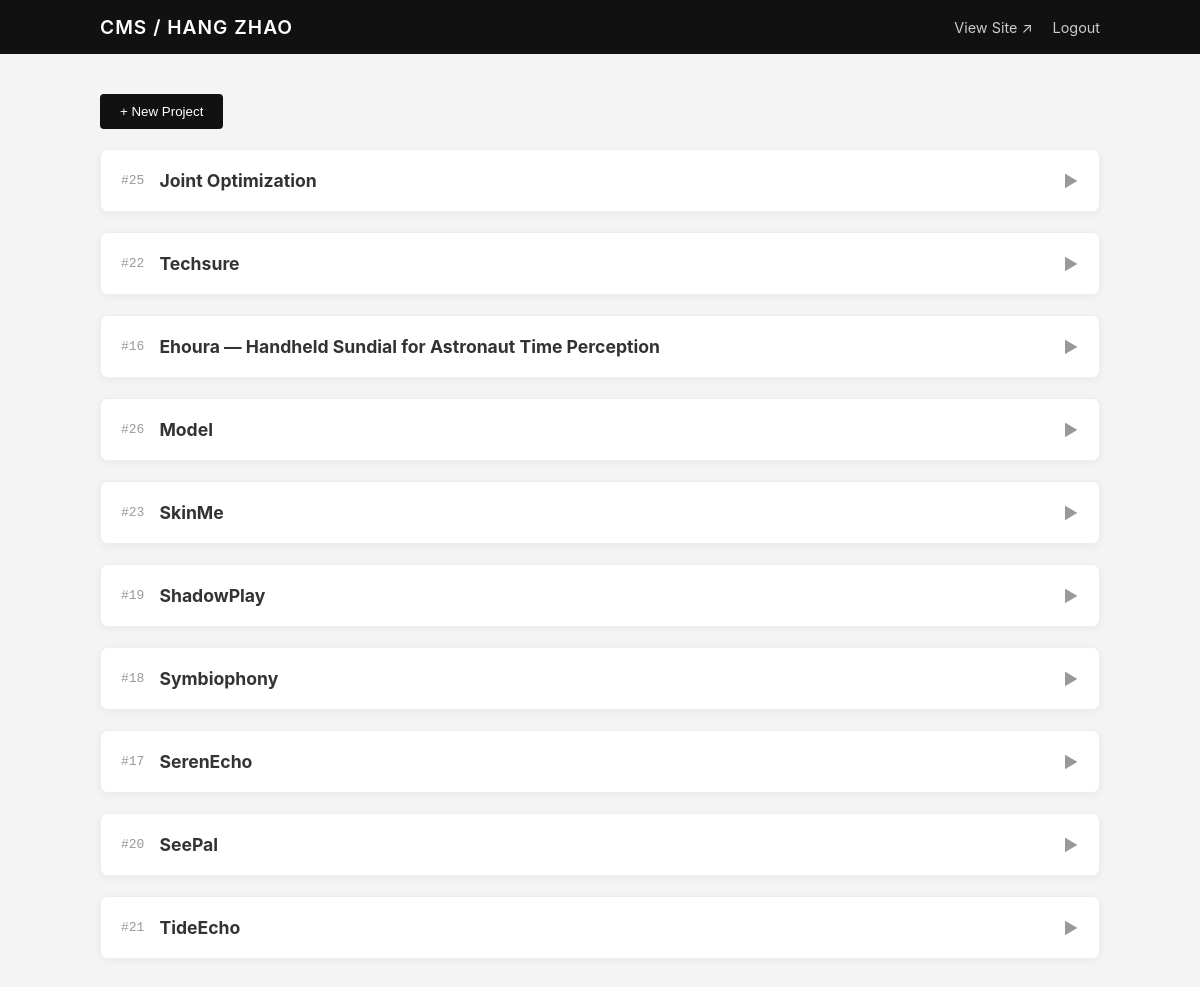
/admin.php (signed in), run on the app's committed database.
### tables this page shows
CREATE TABLE projects (
      id INTEGER PRIMARY KEY AUTOINCREMENT,
      title TEXT NOT NULL,
      slug TEXT UNIQUE,
      description TEXT,
      tags TEXT,                 -- 逗号分隔，或存 JSON
      image_url TEXT,            -- 首图
      gallery_json TEXT,         -- 其他图 JSON 数组
      meta_json TEXT,            -- 可扩展的结构化元数据（JSON），用于 subtitle/links/tools/process 等
      url TEXT,                  -- 外链（Behance/GitHub/视频等）
       year INTEGER,
       month INTEGER,
      featured INTEGER DEFAULT 0,
      order_index INTEGER DEFAULT 0,
      created_at TEXT NOT NULL,
      updated_at TEXT NOT NULL
    , background_problem TEXT, design_goals TEXT, solution_overview TEXT, interaction_design TEXT, pipeline TEXT, prototype_highlights TEXT, usability_testing TEXT, outcomes TEXT, ethics TEXT, next_steps TEXT, media_notes TEXT, acknowledgements TEXT, contact TEXT, subtitle TEXT, links TEXT, tools TEXT, hero_media TEXT);

### src/config.php (called while the page is built)
<?php
return [
  'db_path' => __DIR__ . '/../data/portfolio.sqlite',
  'admin_password' => '949949Zh',
  'site_name' => 'HANG ZHAO',
];

### src/db.php (called while the page is built, shortened)
<?php
function get_pdo(): PDO {
  static $pdo = null;
  if ($pdo) return $pdo;
  $config = require __DIR__ . '/config.php';
  $dsn = 'sqlite:' . $config['db_path'];
  $pdo = new PDO($dsn, null, null, [
    PDO::ATTR_ERRMODE => PDO::ERRMODE_EXCEPTION,
    PDO::ATTR_DEFAULT_FETCH_MODE => PDO::FETCH_ASSOC,
  ]);
  $pdo->exec('PRAGMA foreign_keys = ON;');
  return $pdo;
}

### src/functions.php (called while the page is built, shortened)
<?php
require_once __DIR__ . '/db.php';
function get_projects(bool $only_featured = false): array
{
  $pdo = get_pdo();
  $sql = "SELECT * FROM projects ";
  $sql .= "ORDER BY featured DESC, order_index DESC, year DESC, id DESC";
  return $pdo->query($sql)->fetchAll();
}

### public/admin.php (the view, shortened to what this page needs)
<?php
require __DIR__ . '/../src/functions.php';
$config = require __DIR__ . '/../src/config.php';
$is_logged_in = !empty($_SESSION['admin_ok']);
$projects = $is_logged_in ? get_projects(false) : [];
?>
<!doctype html>
<html lang="en">
<head>
  <link rel="stylesheet" href="css/admin.css?v=<?= time() ?>">
  <link rel="stylesheet" href="https://unpkg.com/easymde/dist/easymde.min.css">
  <link href="https://unpkg.com/cropperjs@1.5.13/dist/cropper.min.css" rel="stylesheet">
</head>
<body class="admin-page">
  <header class="admin-header">
    <div class="header-inner">
      <h1>CMS / <?= htmlspecialchars($config['site_name']) ?></h1>
      <nav><a href="index.php" target="_blank" class="btn-text">View Site ↗</a><?php if ($is_logged_in): ?><a
            href="admin.php?action=logout" class="btn-text danger">Logout</a><?php endif; ?></nav>
    </div>
  </header>
  <main class="admin-container">
    <?php if (!$is_logged_in): ?>
      <div class="login-card">
        <form method="post"><input type="hidden" name="action" value="login"><input type="password" name="password"
            placeholder="Password" required autofocus><button class="btn-primary" type="submit">Login</button></form>
      </div><?php else: ?>
      <div class="actions-bar"><button class="btn-primary"
          onclick="document.getElementById('create-form').classList.toggle('hidden')">+ New Project</button></div>
      <div class="project-list">
        <?php foreach ($projects as $p):
          ?>
          <div class="editor-card collapsed" id="project-<?= $p['id'] ?>">
            <div class="card-header" onclick="toggleEdit(<?= $p['id'] ?>)">
              <div class="header-info"><span class="id">#<?= $p['id'] ?></span><strong
                  class="title"><?= htmlspecialchars($p['title']) ?></strong></div><span class="arrow">▼</span>
            </div>
          </div>
        <?php endforeach; ?>
      </div>
    <?php endif; ?>
  </main>
</body>
</html>

### public/css/admin.css (style rules this page uses)
body.admin-page { background-color: #f4f4f4; color: #333; font-family: -apple-system, BlinkMacSystemFont, "Segoe UI", Roboto, sans-serif; margin: 0; padding: 0; }
.admin-header { background: #111; color: #fff; padding: 15px 0; position: sticky; top: 0; z-index: 100; }
.header-inner { max-width: 1000px; margin: 0 auto; padding: 0 20px; display: flex; justify-content: space-between; align-items: center; }
.admin-header h1 { margin: 0; font-size: 1.2rem; font-weight: 600; letter-spacing: 1px; }
.btn-text { color: #ccc; text-decoration: none; font-size: 0.9rem; margin-left: 20px; transition: color 0.2s; }
.admin-container { max-width: 1000px; margin: 40px auto; padding: 0 20px; }
.btn-primary { background: #111; color: #fff; border: none; padding: 10px 20px; border-radius: 4px; cursor: pointer; transition: background 0.2s; }
.actions-bar { display: flex; justify-content: space-between; align-items: center; margin-bottom: 20px; }
.editor-card { background: #fff; border-radius: 8px; box-shadow: 0 2px 8px rgba(0, 0, 0, 0.05); margin-bottom: 20px; overflow: hidden; border: 1px solid #eee; transition: all 0.3s ease; }
.card-header { padding: 20px; background: #fff; border-bottom: 1px solid #f0f0f0; display: flex; justify-content: space-between; align-items: center; cursor: pointer; user-select: none; }
.header-info { display: flex; align-items: center; gap: 15px; }
.header-info .id { color: #999; font-family: monospace; }
.header-info .title { font-size: 1.1rem; }
.arrow { transition: transform 0.3s; color: #999; }
.editor-card.collapsed .arrow { transform: rotate(-90deg); }
.editor-card.collapsed .card-header { border-bottom: none; }

### data on the page
projects: id "25", title "Joint Optimization"
projects: id "22", title "Techsure"
projects: id "16", title "Ehoura — Handheld Sundial for Astronaut Time Perception"
projects: id "26", title "Model"
projects: id "23", title "SkinMe"
projects: id "19", title "ShadowPlay"
projects: id "18", title "Symbiophony"
projects: id "17", title "SerenEcho"
projects: id "20", title "SeePal"
projects: id "21", title "TideEcho"

### other printed values
$config['site_name'] "HANG ZHAO"
